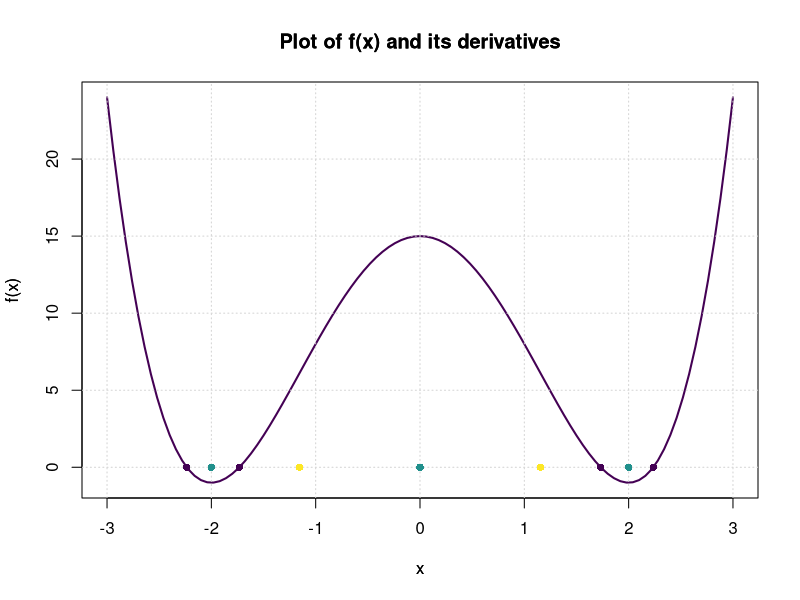

Recreate this plot in R.
############################################################
# SketchPolynom.R
#
# Code for "Fractals at SWMS 2026"
#
##### Curve sketching for a polynomial in one variable #####
# Used In: Worksheet 2 (Day 1) 
# Problem: 3
############################################################

## load viridisLite library to use viridis colours in plots
library(viridisLite)

## generating viridis colour palette of size, i.e., n = 3
v_col <- viridis(n = 3, option = "D") 
## here "D" stands for viridis
## you can change option from "A" to "H" for various color possibilities

### define function f(x)
f <- function(x){
  x^4 - 8 * x^2 + 15
}

#### plot f(x) over a given domain [-3, 3]
#### using base R function curve()
curve(f, from = -3, to = 3, col = v_col[1], lwd = 2,
      xlab = "x",
      ylab = "f(x)",
      main = "Plot of f(x) and its derivatives")
grid()
### obtaining zeros of f(x)
### using polyroot function
### which takes coefficients as input in increasing order of the polynomial
f.zeros <- polyroot(c(15, 0, -8, 0, 1))
f.zeros

### note that polyroot gives zeros in complex number form 
### but actually they are real numbers 
### so we use Re() to extract the real part
f.zeros <- Re(f.zeros)

### adding zeros of f(x) in the plot
### using base R function points()
points(f.zeros, f(f.zeros), col = v_col[1], pch = 16)

#### f'(x) 
f.prime <- function(x){
  4 * x^3 - 16 * x
}

### obtaining zeros of f'(x) using polyroot 
fprime.zeros <- polyroot(c(0, -16, 0, 4))
fprime.zeros

### extracting real parts
fprime.zeros <- Re(fprime.zeros)

### adding zeros of f'(x) in the plot
points(fprime.zeros, f.prime(fprime.zeros), col = v_col[2], pch = 16)

####  f''(x) 
f.dobprime <- function(x){
  12* x^2 - 16
}

### obtaining zeros of f''(x) using polyroot 
fdobprime.zeros <- polyroot(c(-16, 0, 12))
fdobprime.zeros

### extracting real parts
fdobprime.zeros <- Re(fdobprime.zeros)

### adding zeros of f''(x) in the plot
points(fdobprime.zeros, f.dobprime(fdobprime.zeros), col = v_col[3], pch = 16)

### adding labels (similar to gf_labs)
title(xlab = "x",
      ylab = "f(x)",
      main = "Plot of f(x) and its derivatives")
